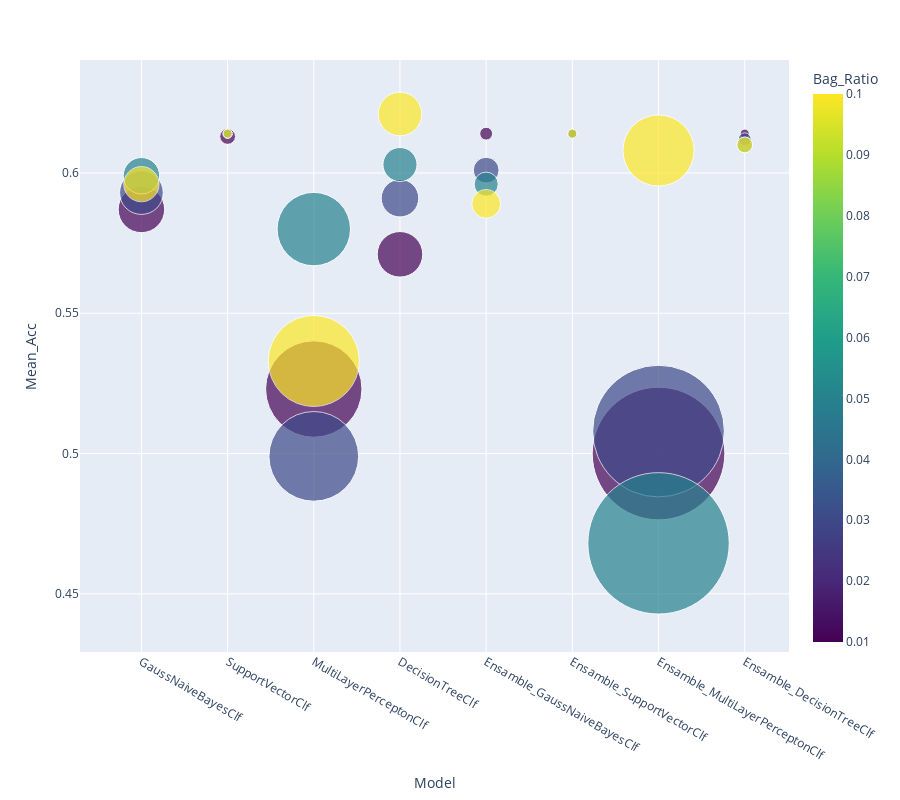

The notebook cell saved with this chart:
### Code cell
reg_df = pd.DataFrame(clf_perf)
e_df = pd.DataFrame(e_clf_perf)
results_df = reg_df.append(e_df)

import plotly.express as px

fig = px.scatter(results_df, x="Model", y="Mean_Acc", 
                 size="Std", color='Bag_Ratio', 
                 width=900, height=800, size_max=100, 
                 color_continuous_scale=px.colors.sequential.Viridis)
fig.show()

### Figure 1 — Plotly figure (JSON) as saved in the notebook; plotly's stock layout.template omitted (floating-point values rounded to 4 significant figures)
{"data": [{"hovertemplate": "Model=%{x}<br>Mean_Acc=%{y}<br>Std=%{marker.size}<br>Bag_Ratio=%{marker.color}<extra></extra>", "legendgroup": "", "marker": {"color": [0.01, 0.01, 0.01, 0.01, 0.03, 0.03, 0.03, 0.03, 0.05, 0.05, 0.05, 0.05, 0.1, 0.1, 0.1, 0.1, 0.01, 0.01, 0.01, 0.01, 0.03, 0.03, 0.03, 0.03, 0.05, 0.05, 0.05, 0.05, 0.1, 0.1, 0.1, 0.1], "coloraxis": "coloraxis", "size": [0.026, 0.003, 0.112, 0.025, 0.023, 0.001, 0.097, 0.017, 0.016, 0.001, 0.065, 0.014, 0.015, 0.001, 0.1, 0.023, 0.002, 0.001, 0.212, 0.001, 0.008, 0.001, 0.209, 0.002, 0.007, 0.001, 0.241, 0.003, 0.01, 0.001, 0.061, 0.003], "sizemode": "area", "sizeref": 2.41e-05, "symbol": "circle"}, "mode": "markers", "name": "", "orientation": "v", "showlegend": false, "type": "scatter", "x": ["GaussNaiveBayesClf", "SupportVectorClf", "MultiLayerPerceptonClf", "DecisionTreeClf", "GaussNaiveBayesClf", "SupportVectorClf", "MultiLayerPerceptonClf", "DecisionTreeClf", "GaussNaiveBayesClf", "SupportVectorClf", "MultiLayerPerceptonClf", "DecisionTreeClf", "GaussNaiveBayesClf", "SupportVectorClf", "MultiLayerPerceptonClf", "DecisionTreeClf", "Ensamble_GaussNaiveBayesClf", "Ensamble_SupportVectorClf", "Ensamble_MultiLayerPerceptonClf", "Ensamble_DecisionTreeClf", "Ensamble_GaussNaiveBayesClf", "Ensamble_SupportVectorClf", "Ensamble_MultiLayerPerceptonClf", "Ensamble_DecisionTreeClf", "Ensamble_GaussNaiveBayesClf", "Ensamble_SupportVectorClf", "Ensamble_MultiLayerPerceptonClf", "Ensamble_DecisionTreeClf", "Ensamble_GaussNaiveBayesClf", "Ensamble_SupportVectorClf", "Ensamble_MultiLayerPerceptonClf", "Ensamble_DecisionTreeClf"], "xaxis": "x", "y": [0.587, 0.613, 0.523, 0.571, 0.593, 0.614, 0.499, 0.591, 0.599, 0.614, 0.58, 0.603, 0.596, 0.614, 0.533, 0.621, 0.614, 0.614, 0.5, 0.614, 0.601, 0.614, 0.508, 0.612, 0.596, 0.614, 0.468, 0.61, 0.589, 0.614, 0.608, 0.61], "yaxis": "y"}], "layout": {"coloraxis": {"colorbar": {"title": {"text": "Bag_Ratio"}}, "colorscale": [[0, "#440154"], [0.1111, "#482878"], [0.2222, "#3e4989"], [0.3333, "#31688e"], [0.4444, "#26828e"], [0.5556, "#1f9e89"], [0.6667, "#35b779"], [0.7778, "#6ece58"], [0.8889, "#b5de2b"], [1, "#fde725"]]}, "height": 800, "legend": {"itemsizing": "constant", "tracegroupgap": 0}, "margin": {"t": 60}, "width": 900, "xaxis": {"anchor": "y", "domain": [0, 1], "title": {"text": "Model"}}, "yaxis": {"anchor": "x", "domain": [0, 1], "title": {"text": "Mean_Acc"}}}}
